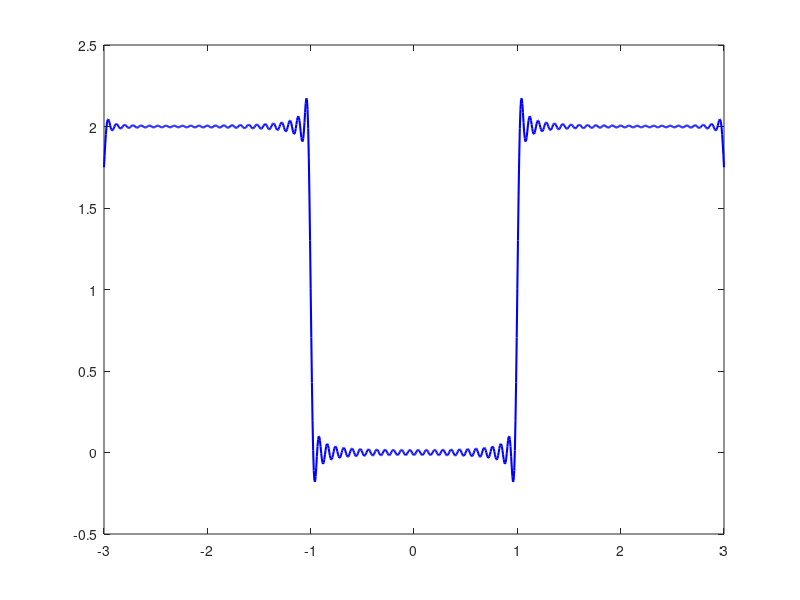

The MATLAB script that drew this image: (Note: this script raises an error after producing the figure.)
% A periodic Fourier series with the bounds (-3,3) when the step function
% is at x=1

numPtX = 1000; % number of points for x
nFourier = 75; % number of Fourier Terms
x = linspace(-3,3,numPtX);


c1 = zeros(1,nFourier);

f = ones(1,numPtX)+0.75;


for n=1:nFourier
    c1(n) = ((8*(cos((pi*(n+1))/3))-cos(n*pi))/(pi*((2*n)-1)));
    fn = c1(n)*cos((pi*((2*n)-1)*x)/6); %the Fourier Function of n
    f = f+fn;
end

plot(x,f,'b-','LineWidth',1.5);
hold on
xlabel('$x$','FontSize',16,'FontName','interpreter','latex');  
ylabel('$y$','FontSize',16,'FontName','interpreter','latex'); 
axis on; grid;
